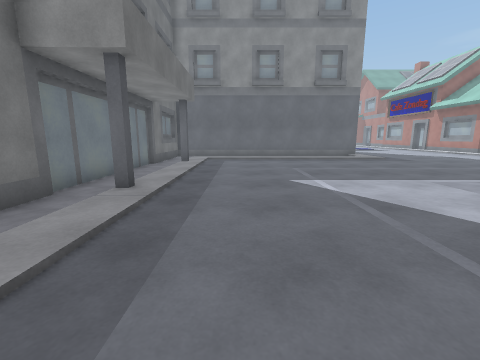
[1] (above)

24 first-person views from a walk through a scene from a Unity 3-D project. The camera is 1.2 m above the floor, tilts 10° down and sees 90° across. The floor is counted in squares, 1 m on a side. Each view is taken from the middle of a square. On the plan, view 1 faces up. The plan holds only what a view shows up to about 12 squares ahead; the rest is blank. The place goes on beyond the plan. Some surface patterns are stand-ins.

[2]
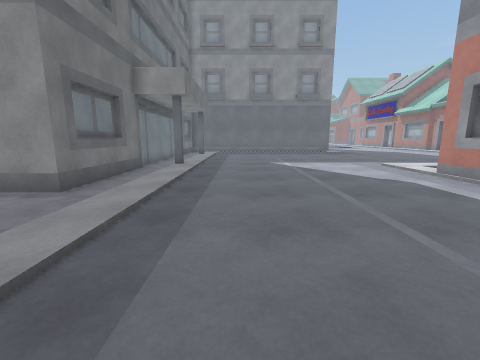

[3]
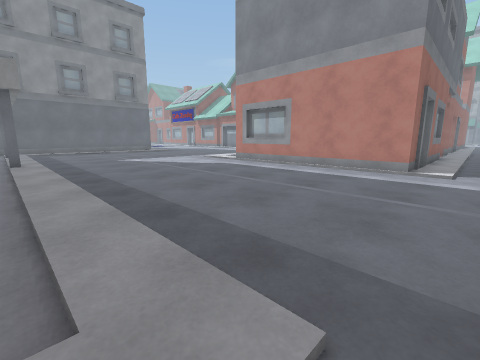

[4]
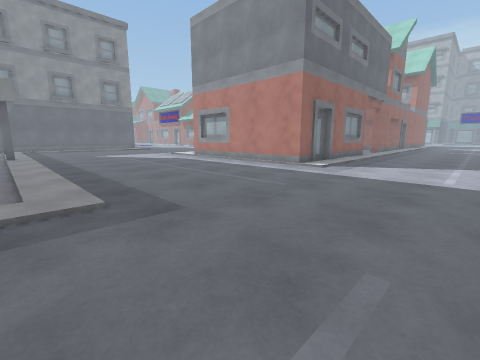

[5]
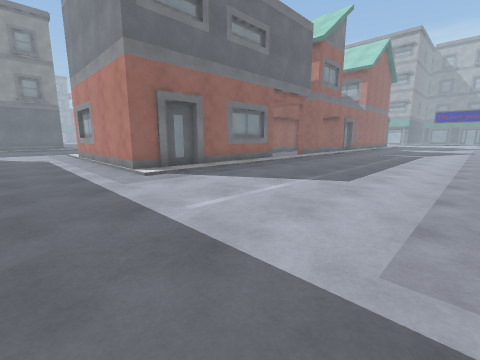

[6]
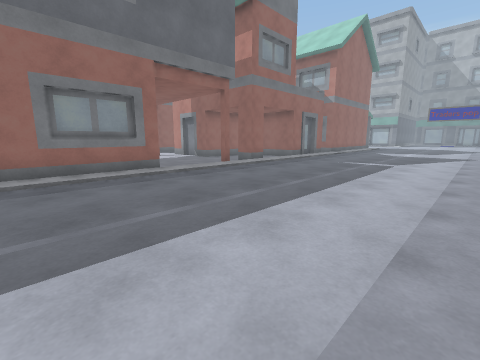

[7]
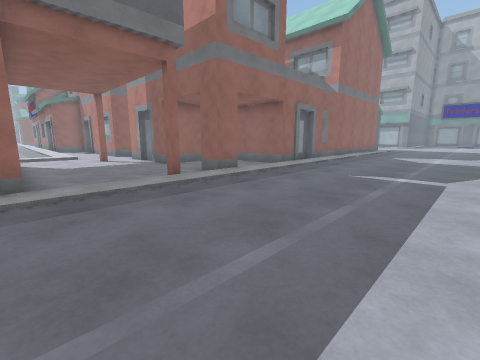

[8]
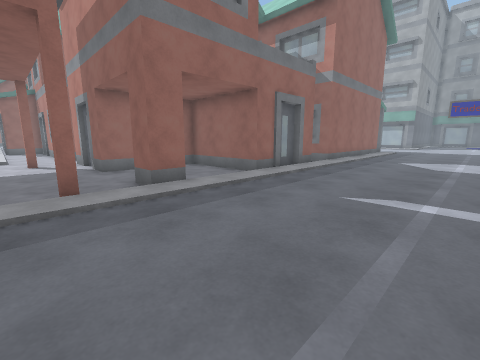

[9]
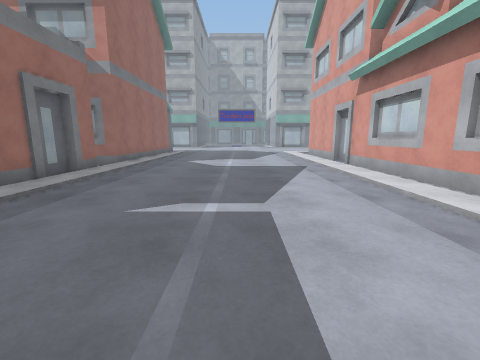

[10]
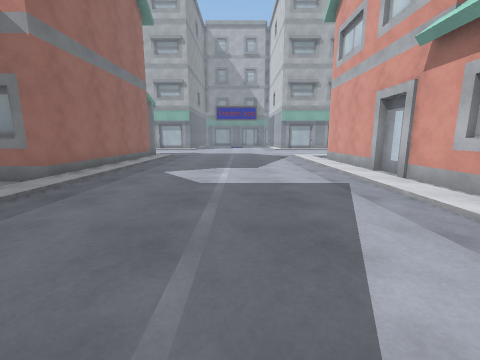

[11]
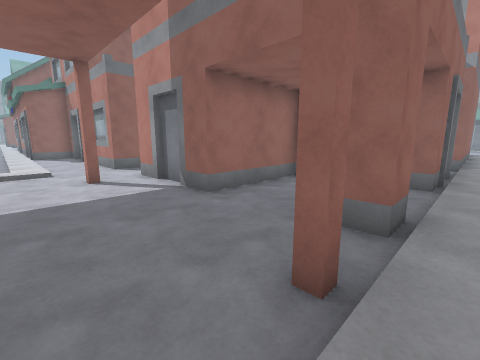

[12]
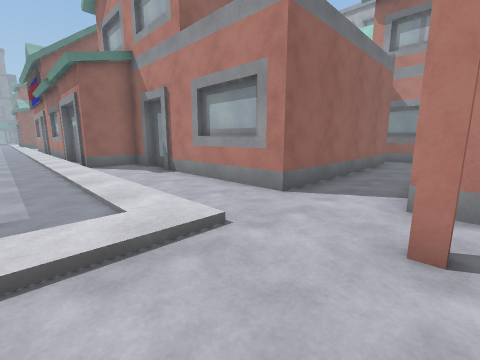

[13]
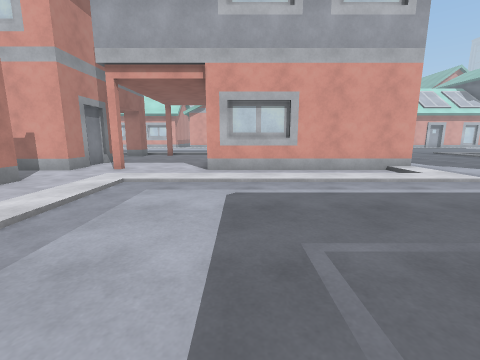

[14]
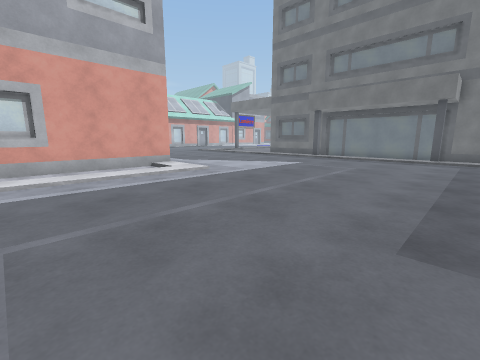

[15]
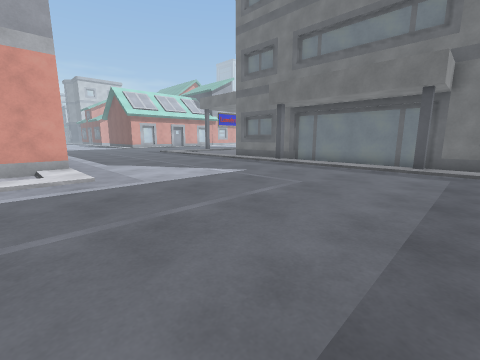

[16]
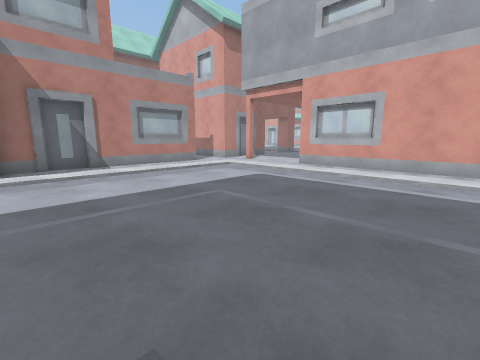

[17]
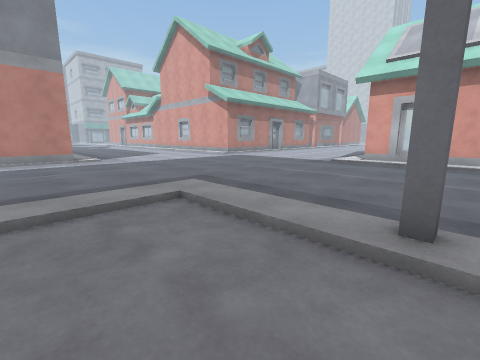

[18]
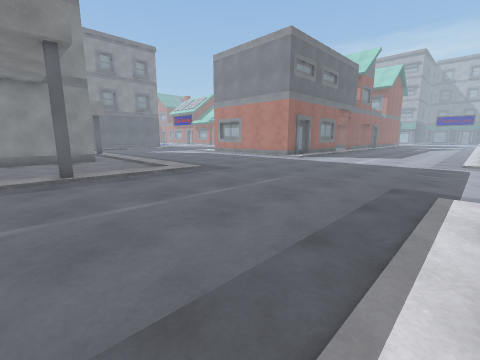

[19]
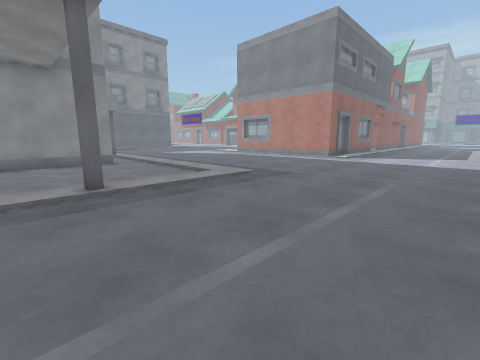

[20]
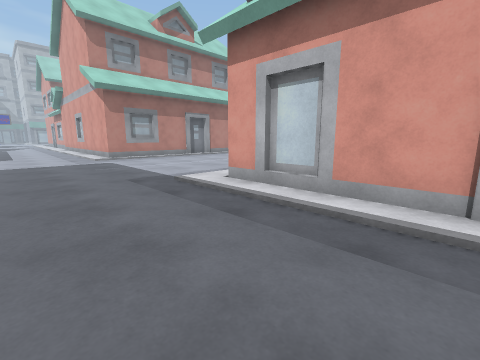

[21]
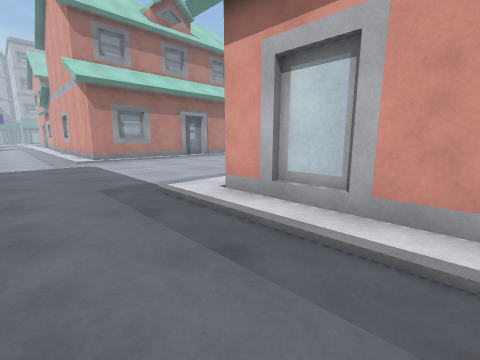

[22]
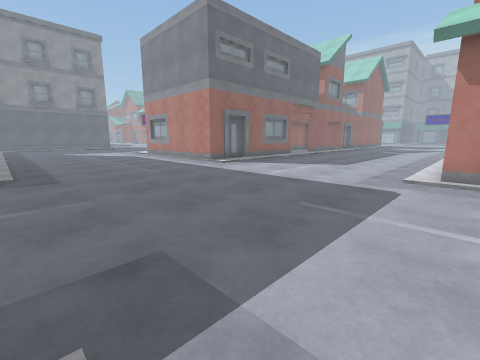

[23]
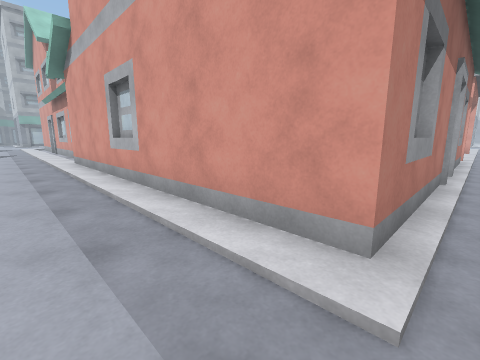

[24]
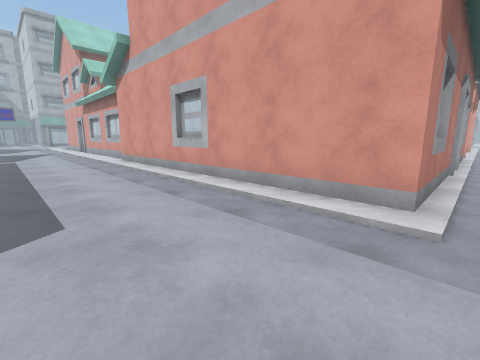

### Floor plan
Key: @ floor where view 1 was taken; # wall or solid block; . floor; / step, stairs or slope; B building; H house.
Columns run from 8 left of view 1 to 34 right of it. Each row starts with its distance up from view 1.
 13     #/...................H###
 12     #/.................../.H#
 11     #/.................../..#
 10     #/.................../.H#
  9     #/.................../..#
  8     #/.................../..#
  7     #/.................../..#
  6     #/.................../..#
  5     #/.................../..########.H
  4     #/........./       ..............H
  3     B/........./............###
  2     B/........H########...#.#
  1 #####/........H        .....#
  0 ...../..@.....H        .....#
 -1 ...../........#        .....#####
 -2 ...../........#        .........#
 -3 ...../........#        .........#    H
 -4 ...../........#        .........#    H
 -5 ...../........######HH#...#.#...####.######
 -6 .#.........................................
 -7 ...........................................
 -8 ...........................................
 -9 ...........................................
-10 ...........................................
-11 ...........................................
-12 ...........................................
-13 ...........................................
-14 ...........................................
-15 ...............#####HH#####................
-16 #####H.........#   ####       HH##HH##..###

Where each view was taken, in squares from view 1:
view 1: 0 up, 0 right, facing up
view 2: 5 down, 0 right, facing up
view 3: 7 down, 3 left, facing up-right
view 4: 11 down, 3 left, facing up-right
view 5: 14 down, 3 right, facing up-right
view 6: 14 down, 10 right, facing up-right
view 7: 12 down, 14 right, facing up-right
view 8: 11 down, 17 right, facing up-right
view 9: 11 down, 18 right, facing right
view 10: 11 down, 22 right, facing right
view 11: 6 down, 16 right, facing up-right
view 12: 2 up, 15 right, facing up-right
view 13: 12 up, 13 right, facing down
view 14: 13 up, 12 right, facing down-left
view 15: 13 up, 8 right, facing down-left
view 16: 13 up, 8 right, facing down-right
view 17: 3 down, 7 left, facing down-right
view 18: 15 down, 8 left, facing up-right
view 19: 12 down, 8 left, facing up-right
view 20: 11 down, 8 left, facing down-right
view 21: 12 down, 7 left, facing down-right
view 22: 16 down, 2 left, facing up-right
view 23: 13 down, 6 right, facing down-right
view 24: 11 down, 6 right, facing down-right
